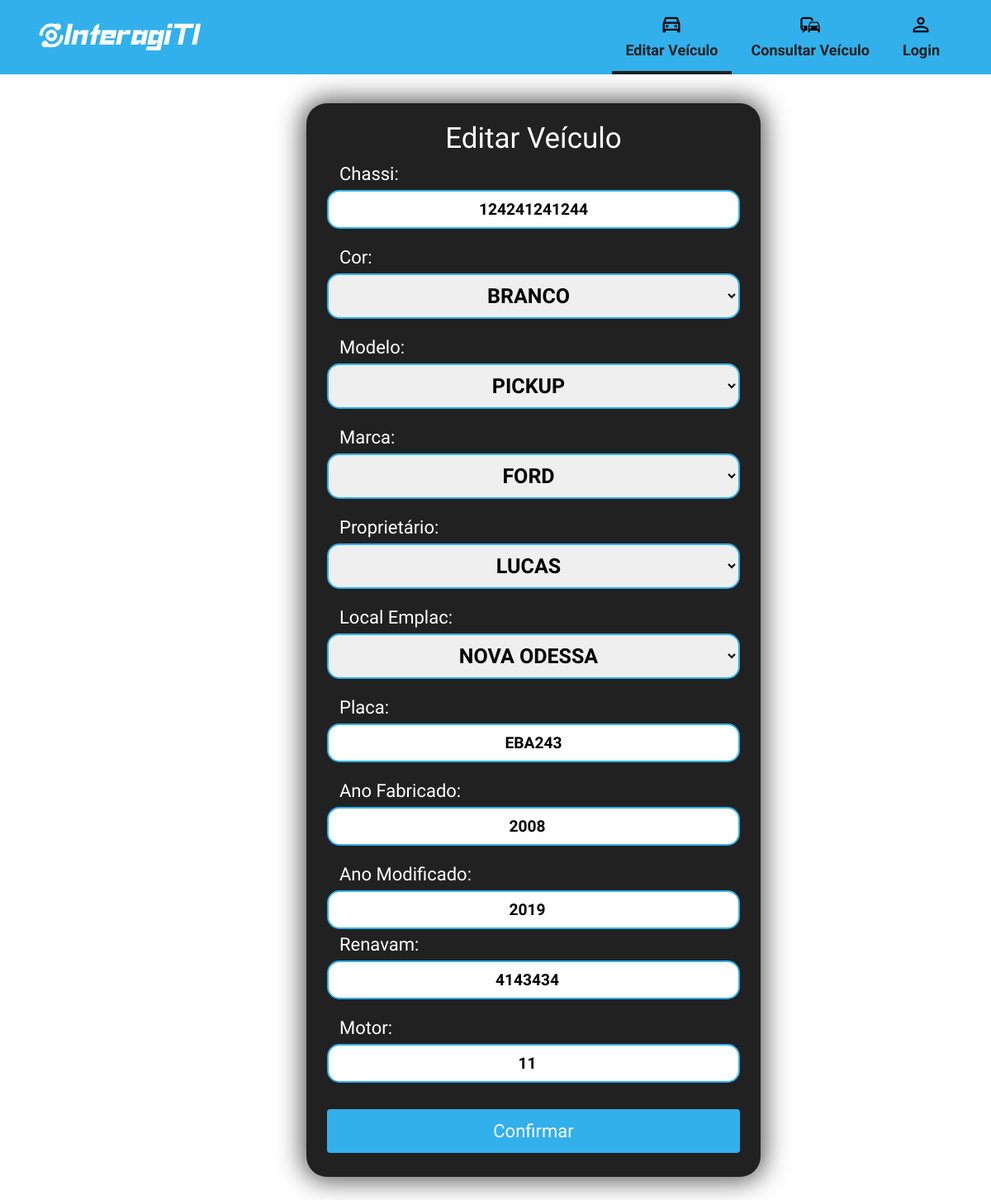
Screenshot of /editar_veiculos.php?id=55 (signed in) with the database file from the repository.
### tables this page shows
CREATE TABLE `veiculos` (
  `id` int(11) NOT NULL,
  `chassi` varchar(16) NOT NULL,
  `cor` tinyint(4) NOT NULL,
  `modelo` tinyint(4) NOT NULL,
  `marca` tinyint(4) NOT NULL,
  `proprietario` tinyint(4) NOT NULL,
  `local_emplac` tinyint(4) NOT NULL,
  `placa` varchar(7) NOT NULL,
  `ano_fab` varchar(4) NOT NULL,
  `ano_mod` varchar(4) NOT NULL,
  `renavam` int(11) NOT NULL,
  `motor` int(100) NOT NULL
);

### editar_veiculos.php (the view, shortened to what this page needs)
<?php
include('./script/conexao.php');
$select_id = "SELECT * FROM veiculos WHERE id = $_GET[id]";
$msqli = mysqli_query($conn, $select_id);
$row_veiculos = mysqli_fetch_assoc($msqli);
$sqlCor = "SELECT * FROM cor";
$cores = $mysqli->query($sqlCor) or die("Falha no SQL: " . $mysqli->error);
$sqlModelo = "SELECT * FROM modelo";
$modelos = $mysqli->query($sqlModelo) or die("Falha no SQL: " . $mysqli->error);
$sqlMarca = "SELECT * FROM marca";
$marcas = $mysqli->query($sqlMarca) or die("Falha no SQL: " . $mysqli->error);
$sqlProprietario = "SELECT * FROM proprietario";
$proprietarios = $mysqli->query($sqlProprietario) or die("Falha no SQL: " . $mysqli->error);
$sqlLocal_emplac = "SELECT * FROM local_emplac";
$local_emplacs = $mysqli->query($sqlLocal_emplac) or die("Falha no SQL: " . $mysqli->error);
?>
<!DOCTYPE html>
<html lang="pt-br">
  <head>
    <link rel="stylesheet" href="styles/reset.min.css" />
    <link rel="stylesheet" href="styles/style.css" />
  </head>
  <body>
    <header class="site-header">
      <div class="wrapper site-header__wrapper">
        <div class="site-header__start">
          <a href="cadastrar_veiculos.php"><img src="assets/logo-default.png" alt="logo"></a>
        </div>
        <div class="site-header__end">
          <nav class="nav">
            <ul class="nav__wrapper">
              <li class="nav__item active">
                <a href="cadastrar_veiculos.php">
                  <span>Editar Veículo</span>
                </a>
              </li>
              <li class="nav__item">
                <a href="consultar_veiculos.php">
                  <span>Consultar Veículo</span>
                </a>
              </li>
              <li class="nav__item">
                <a href="login.php">
                  <span>Login</span>
                </a>
              </li>
            </ul>
          </nav>
        </div>
      </div>
    </header>
    <div class="container">
      <div class="form-container">
        <h1>Editar Veículo</h1>
        <form action="script/form_edit.php" method="post">
          <label for="chassi">Chassi:</label>
          <input type="text" name="chassi" id="input" placeholder="9999999999999999" maxlength="16" required value="<?php echo $row_veiculos['chassi']; ?>">
          <br><br>
          <label for="cor">Cor:</label>
          <select name="cor" id="selection">
          <?php if ($cores) :?>
                  <?php foreach ($cores as $cor) : ?>
                  <?php if($cor['idCor'] == $row_veiculos['cor']){ ?>
                    <option selected value='<?php echo $cor['idCor']; ?>'><?php echo $cor['descricao']; ?></option>
                <?php }else{?>
                      <option value="<?php echo $cor['idCor']; ?>"><?php echo $cor['descricao']; ?></option> <?php } ?>
                  <?php endforeach; ?>
              <?php endif; ?>
          </select>
          <br><br>
          <label for="modelo">Modelo:</label>
          <select name="modelo" id="selection">
          <?php if ($modelos) :?>
                  <?php foreach ($modelos as $modelo) : ?>
                    <?php if($modelo['idModelo'] == $row_veiculos['modelo']){ ?>
                    <option selected value='<?php echo $modelo['idModelo']; ?>'><?php echo $modelo['descricao']; ?></option>
                <?php }else{?>
                      <option value="<?php echo $modelo['idModelo']; ?>"><?php echo $modelo['descricao']; ?></option> <?php } ?>
                  <?php endforeach; ?>
              <?php endif; ?>
          </select>
          <br><br>
          <label for="marca">Marca:</label>
          <select name="marca" id="selection">
          <?php if ($marcas) :?>
                  <?php foreach ($marcas as $marca) : ?>
                    <?php if($marca['idMarca'] == $row_veiculos['marca']){ ?>
                    <option selected value='<?php echo $marca['idMarca']; ?>'><?php echo $marca['descricao']; ?></option>
                <?php }else{?>
                      <option value="<?php echo $marca['idMarca']; ?>"><?php echo $marca['descricao']; ?></option> <?php } ?>
                  <?php endforeach; ?>
              <?php endif; ?>
          </select>
          <br><br>
          <label for="proprietario">Proprietário:</label>
          <select name="proprietario" id="selection">
          <?php if ($proprietarios) :?>
                  <?php foreach ($proprietarios as $proprietario) : ?>
                    <?php if($proprietario['idProp'] == $row_veiculos['proprietario']){ ?>
                    <option selected value='<?php echo $proprietario['idProp']; ?>'><?php echo $proprietario['descricao']; ?></option>
                <?php }else{?>
                      <option value="<?php echo $proprietario['idProp']; ?>"><?php echo $proprietario['descricao']; ?></option> <?php } ?>
                  <?php endforeach; ?>
              <?php endif; ?>
          </select>
          <br><br>
          <label for="local_emplac">Local Emplac:</label>
          <select name="local_emplac" id="selection">
          <?php if ($local_emplacs) :?>
                  <?php foreach ($local_emplacs as $local_emplac) : ?>
                    <?php if($local_emplac['idLocal_emplac'] == $row_veiculos['local_emplac']){ ?>
                    <option selected value='<?php echo $local_emplac['idLocal_emplac']; ?>'><?php echo $local_emplac['descricao']; ?></option>
                <?php }else{?>
                      <option value="<?php echo $local_emplac['idLocal_emplac']; ?>"><?php echo $local_emplac['descricao']; ?></option> <?php } ?>
                  <?php endforeach; ?>
              <?php endif; ?>
          </select>
          <br><br>
          <label for="placa">Placa:</label>
          <input type="text" name="placa" id="input" placeholder="" maxlength="7"
          value="<?php echo $row_veiculos['placa']; ?>" required>
          <br><br>
          <label for="ano_fab_mod">Ano Fabricado:</label>
          <input type="number" name="ano_fab" id="input" placeholder="2015" maxlength="4" min="1900" max="2099" step="1" value="<?php echo $row_veiculos['ano_fab']; ?>" required>
          <br><br>
          <label for="ano_fab_mod">Ano Modificado:</label>
          <input type="number" name="ano_mod" id="input" placeholder="2022" maxlength="4" min="1900" max="2099" step="1" value="<?php echo $row_veiculos['ano_mod']; ?>" required>
          <label for="renavam">Renavam:</label>
          <input type="number" name="renavam" id="input" placeholder="00000000000" maxlength="11" required value="<?php echo $row_veiculos['renavam']; ?>">
          <br><br>
          <label for="motor">Motor:</label>
          <input type="number" name="motor" id="input" placeholder="V11" maxlength="15" required value="<?php echo $row_veiculos['motor']; ?>">
          <br><br>
           <input type="submit" value="Confirmar">
          <br><br>
        </form>
      </div>
    </div>
  </body>
</html>

### styles/style.css (style rules this page uses)
* { -webkit-font-smoothing: antialiased; }
.site-header { position: relative; background-color: #32B0EB; }
.site-header__start { display: flex; align-items: center; }
.site-header__end { display: flex; align-items: center; }
.site-header__wrapper { display: flex; justify-content: space-between; align-items: center; padding-top: 1rem; padding-bottom: 1rem; }
@media (min-width: 800px) { .site-header__wrapper { padding-top: 0; padding-bottom: 0; } }
@media (min-width: 800px) { .nav__wrapper { display: flex; } }
.nav__item:not(:last-child) { margin-right: 0.5rem; }
.nav__item a { display: block; padding: 1rem; border-left: 4px solid transparent; }
@media (min-width: 800px) { .nav__item a { text-align: center; border-left: 0; border-bottom: 4px solid transparent; } }
.nav__item svg { display: inline-block; vertical-align: middle; width: 28px; height: 28px; margin-right: 1rem; }
@media (min-width: 800px) { .nav__item svg { display: block; margin: 0 auto 0.5rem; } }
.nav__item.active a { border-left-color: #222; }
@media (min-width: 800px) { .nav__item.active a { border-bottom-color: #212121; } }
.wrapper { max-width: 1140px; padding-left: 1rem; padding-right: 1rem; margin-left: auto; margin-right: auto; }
*, *:before, *:after { box-sizing: border-box; }
a { text-decoration: none; color: #222; }
html { -webkit-font-smoothing: antialiased; -moz-osx-font-smoothing: grayscale; }
body { font-family: 'Work Sans', sans-serif; }
.container { border-radius: 25px; max-width: 768px; margin: 35px; width: 550px; height: 1300px; top: 50%; left: 28%; flex-direction: row; position: relative; background-color: #212121; padding: 25px; -webkit-box-shadow: 0px 0px 30px 5px rgba(33,33,33,0.75); box-shadow: 0px 0px 30px 5px rgba(33,33,33,0.75); }
h1 { color: #fff; font-size: 35px; margin-bottom: 15px; text-align: center; flex: 1; justify-content: center; padding: 0%; }
span { font-weight: bolder; }
label { margin-left: 3%; color: #fff; font-size: 22px; }
input[type=text], [type=number] { width: 100%; text-align: center; justify-content: center; font-size: 18px; padding: 10px 10px; margin: 8px 0; display: inline-block; border: 2px solid #32B0EB; border-radius: 15px; box-sizing: border-box; }
select { width: 100%; text-align: center; justify-content: center; font-size: 15px; padding: 10px 10px; text-transform: uppercase; margin: 8px 0; display: inline-block; border: 2px solid #32B0EB; border-radius: 15px; box-sizing: border-box; }
input[type=submit] { width: 100%; background-color: #32B0EB; color: white; border-radius: 60px; padding: 14px 20px; margin: 8px 0; border: none; border-radius: 4px; cursor: pointer; }
* { font-family: 'Work Sans', sans-serif; }

### editar_veiculos.php (style rules this page uses)
input[type="text"], [type="number"], [type="select"] { font-weight: 900; font-size: larger; }
span { font-weight: 900; font-size: large; }
select { font-size: 25px; font-weight: 600; }
option { font-size: 23px; }
input[type=submit] { font-size: 22px; }

### rows the page displays
veiculos: chassi "124241241244", placa "EBA243", ano_fab "2008", ano_mod "2019", renavam "4143434", motor "11"

### other values shown
form field cor "BRANCO"
form field modelo "PICKUP"
form field marca "FORD"
form field proprietario "LUCAS"
form field local_emplac "nova odessa"
